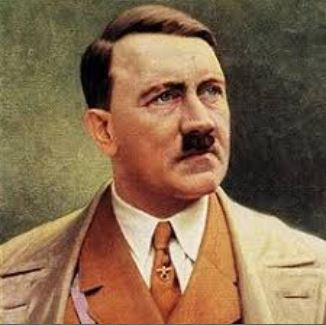
#> input picture DIP/lab2/hitlar.JPG, 326 x 325 px
$ jupyter execute 'Lab 02 Histogram equalization.ipynb'
#> lines starting #> are read from the running program, lines starting #| are printed output that depends on the picture
[cell 1]
import cv2
import numpy as np

image = cv2.imread("hitlar.JPG")
#> image is the input picture: shape (325, 326, 3); mean B, G, R 77.6, 105.9, 134
gray_image = cv2.cvtColor(image, cv2.COLOR_BGR2GRAY)
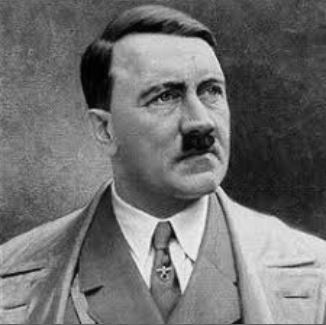
#> gray_image: shape (325, 326); min 0, max 245, mean 111.1
from matplotlib import pyplot as plt

plt.hist(image.ravel(),256,[0,256])

plt.show()
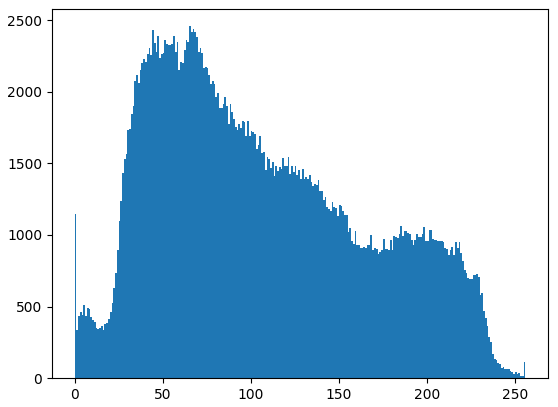
#> figure drawn by matplotlib, 1 panel; tallest bar 2458 high, from x = 65 to 66
#plt.savefig('hist.png')

equ = cv2.equalizeHist(gray_image)
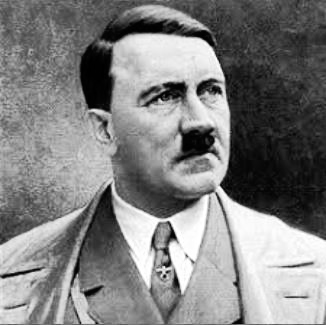
#> equ: shape (325, 326); min 0, max 255, mean 128.1
res = np.hstack((gray_image,equ))
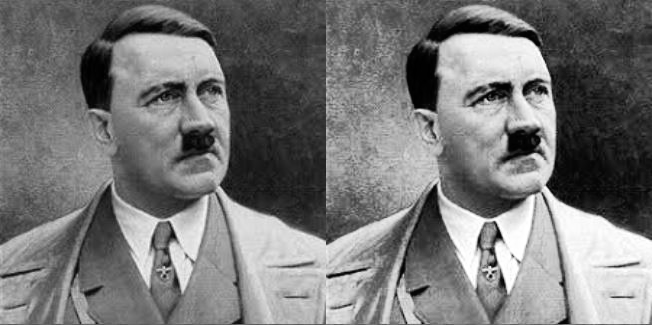
#> res: shape (325, 652); min 0, max 255, mean 119.6

cv2.imshow('Equalized Image',res)
cv2.waitKey(0)
cv2.destroyAllWindows()
#cv2.imwrite('Equalized Image.png',res)

plt.hist(res.ravel(),256,[0,256])

plt.show()
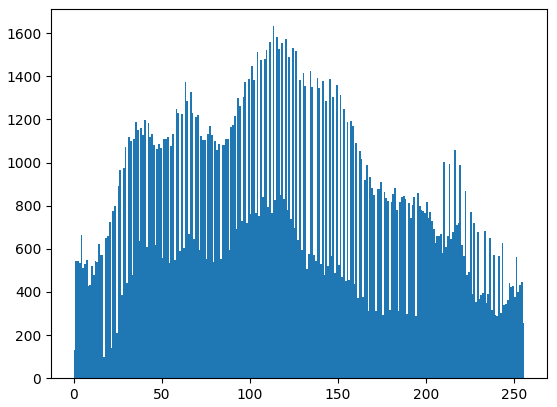
#> figure drawn by matplotlib, 1 panel; tallest bar 1632 high, from x = 113 to 114
#plt.savefig('equal-hist.png')

$ run again, with DIP/lab2/input1a.PNG saved as DIP/lab2/hitlar.JPG
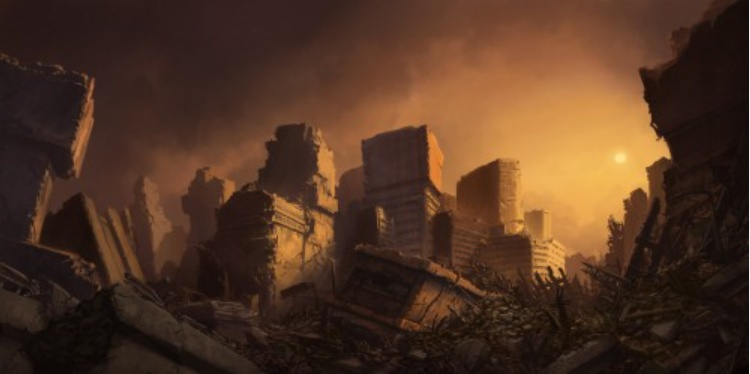
#> input picture DIP/lab2/input1a.PNG, 750 x 374 px
#> image is the input picture: shape (374, 750, 3); mean B, G, R 35.1, 52.7, 81.2
#> `res = np.hstack((gray_image,equ))`:
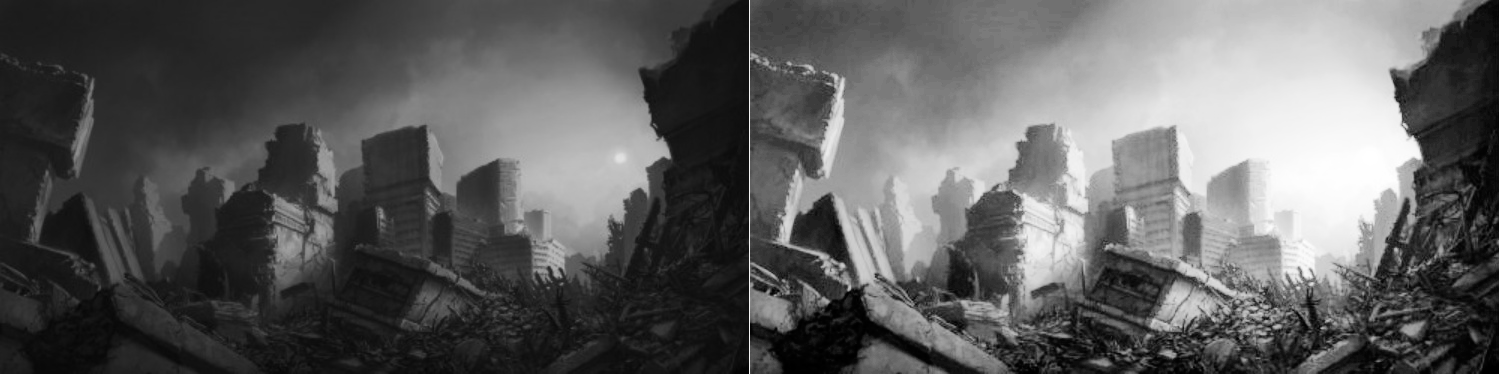
#> res: shape (374, 1500); min 0, max 255, mean 94.1
#> `plt.show()`:
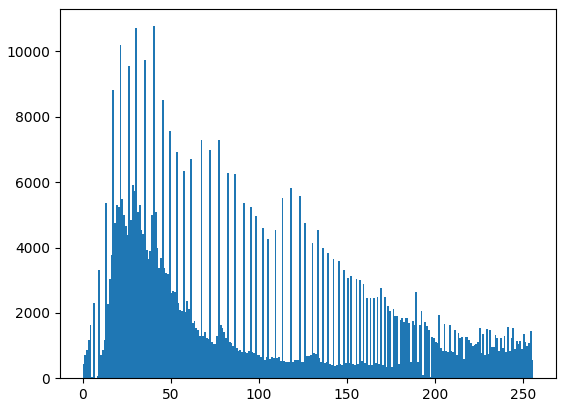
#> figure drawn by matplotlib, 1 panel; tallest bar 10774 high, from x = 40 to 41
